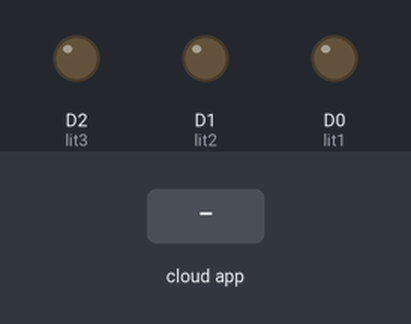
Recording of a sketch running on a simulated ESP8266 (NodeMCU). Shown: output pins drawn as LEDs (lit = HIGH). The inputs (shaded band) are chosen by the test bench. WiFi joins after 1.5 s; servers stay silent unless stated; the Firebase database answers and starts empty; what the sketch prints to the serial monitor is not drawn.

Above: at 3.1 s.
3.2 s: the phone or cloud app sets L1 to 1
At 5.7 s:
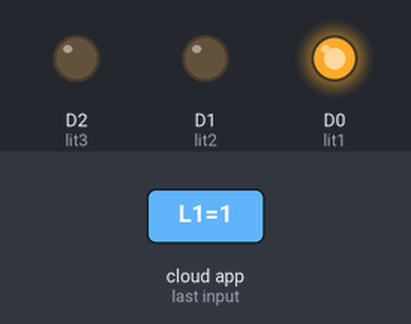
6.3 s: the phone or cloud app sets M1 to 1
At 8.9 s:
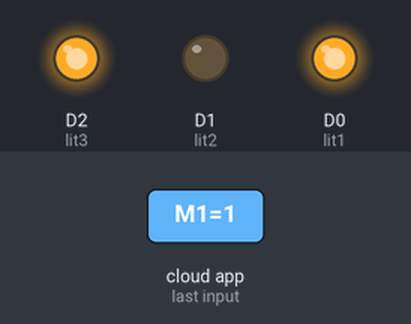
9.2 s: the phone or cloud app sets L2 to 1
At 11.4 s:
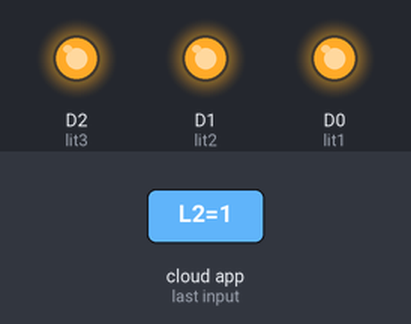
12.1 s: the phone or cloud app sets L1 to 0
At 14.7 s:
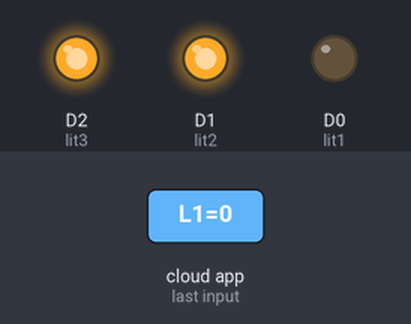
15.0 s: the phone or cloud app sets L2 to 0
At 17.1 s:
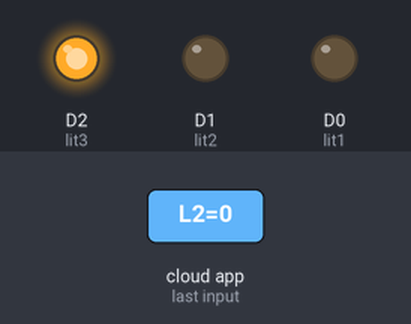
17.9 s: the phone or cloud app sets M1 to 0
At 20.5 s:
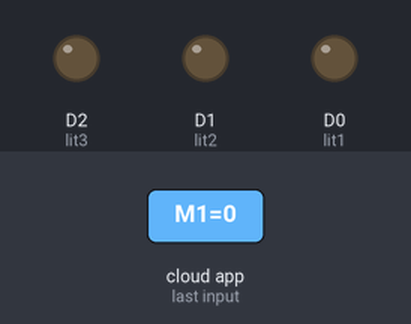
Timing chart, 0 to 21.8 s (numbered marks = the images above; inputs shaded):
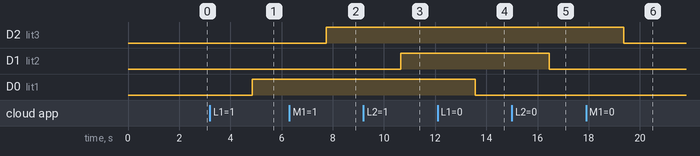

Measured:
- after the input at 3.2 s, D0 (lit1): LOW → HIGH after 1.7 s
- after the input at 6.3 s, D2 (lit3): LOW → HIGH after 1.5 s
- after the input at 9.2 s, D1 (lit2): LOW → HIGH after 1.5 s
- after the input at 12.1 s, D0 (lit1): HIGH → LOW after 1.5 s
- after the input at 15.0 s, D1 (lit2): HIGH → LOW after 1.5 s
- after the input at 17.9 s, D2 (lit3): HIGH → LOW after 1.5 s

The sketch:

home_auto_iot.ino
```cpp
#include <ESP8266WiFi.h>
#include <FirebaseArduino.h>
#define lit1 D0
#define lit2 D1
#define lit3 D2

// Set these to run example.
#define FIREBASE_HOST "home-64c6b.firebaseio.com"
#define FIREBASE_AUTH "YK0zt70RAMi3OQ3jCNU3fYxSoY5Nv864twqBCdfN"
#define WIFI_SSID "Thick India"
#define WIFI_PASSWORD "thick@123#"

void setup() {
  Serial.begin(115200);
  pinMode(lit1,OUTPUT);
  pinMode(lit2,OUTPUT);
  pinMode(lit3,OUTPUT);
  // connect to wifi.
  WiFi.begin(WIFI_SSID, WIFI_PASSWORD);
  Serial.print("connecting");
  while (WiFi.status() != WL_CONNECTED) {
    Serial.print(".");
    delay(500);
  }
  Serial.println();
  Serial.print("connected: ");
  Serial.println(WiFi.localIP());

  Firebase.begin(FIREBASE_HOST, FIREBASE_AUTH);
  Firebase.set("L1",0);
  Firebase.set("L2",0);
  Firebase.set("M1",0);
}
void firebasereconnect(){
  Serial.println("Trying to reconnect");
    Firebase.begin(FIREBASE_HOST, FIREBASE_AUTH);

  }
int n = 0;
char L1[5];
char L2[5];
char M1[5];
void loop() {
  // set value
  // handle error
  if (Firebase.failed()) {
      Serial.print("setting number failed:");
      Serial.println(Firebase.error());
      firebasereconnect();
      return;
  }
Firebase.getString("L1").toCharArray(L1,sizeof(L1));
Firebase.getString("L2").toCharArray(L2,sizeof(L2));
Firebase.getString("M1").toCharArray(M1,sizeof(M1));

delay(1000);
int Li1 = atoi(L1);
int Li2 = atoi(L2);
int M = atoi(M1);

if(Li1==1)
{
  digitalWrite(lit1,1);
  Serial.println(" l1 on");
}
if(Li1==0)
{
  digitalWrite(lit1,0);
  Serial.println(" l1 off");
}
if(Li2==1)
{
  digitalWrite(lit2,1);
  Serial.println(" l2 on");
}
if(Li2==0)
{
  digitalWrite(lit2,0);
  Serial.println(" l2 off");
}
if(M==1)
{
  digitalWrite(lit3,1);
  Serial.println(" m1 on");
}
if(M==0)
{
  digitalWrite(lit3,0);
  Serial.println(" m1 off");
}
}
```
